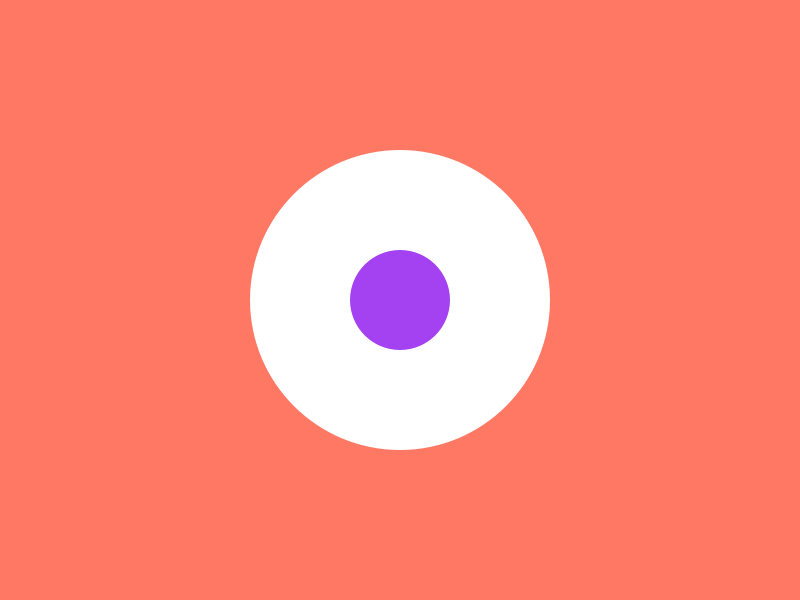
Frame 1 (no input)
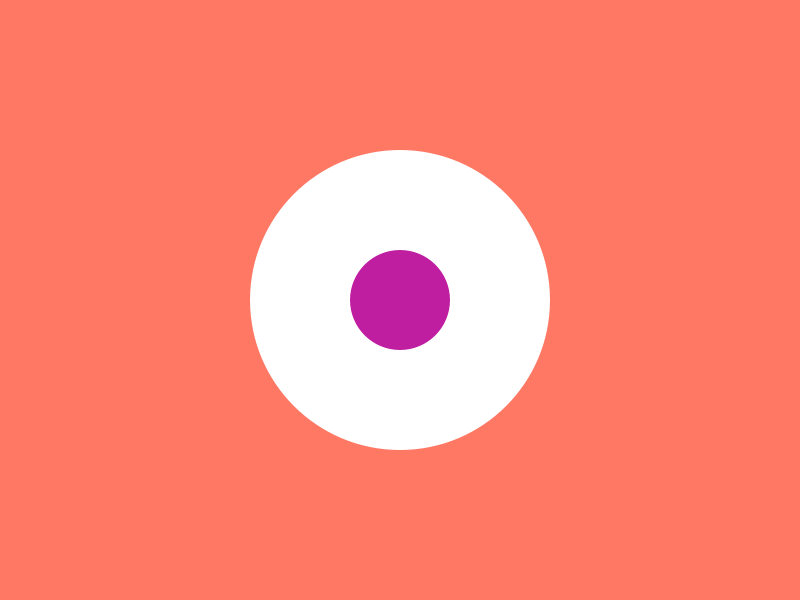
Frame 60 (the mouse pressed at the canvas centre just before this capture)
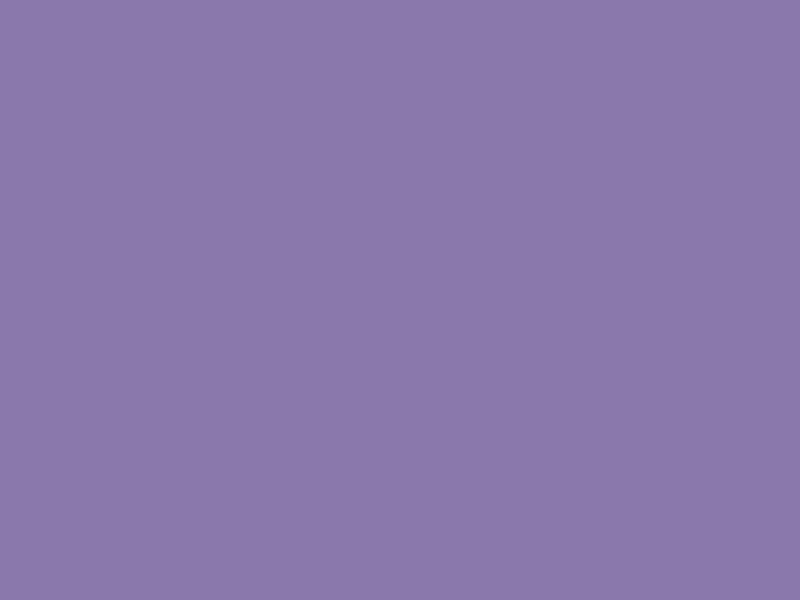
Frame 120 (the mouse held since frame 60 and released just before this capture)

The Processing sketch that drew these frames (run headless with seeded random() and noise(); from frame 60 on, the mouse is pressed at the canvas centre):

// Processing sketch: GarciaHuidobro_Trinidad
// ── GarciaHuidobro_Trinidad.pde
int adultos = 100;
int ninos = 200;

void setup() {
size(800,600);
}

void draw(){
  if(keyPressed){
    background(238,137,29);
    noStroke();
    rect(250,150,300,300);
  } else if(mousePressed){
    background(138,120,172);
  } else{
    background(255,120,100);
    noStroke();
    fill(255,255,255);
    ellipse(400,300,300,300);
    fill(random(255),random(255),random(255));
    ellipse(400,300,100,100);
  }
  }
